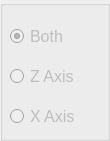
          <widget class="QGroupBox" name="groupBox_3">
           <property name="title">
            <string/>
           </property>
           <property name="flat">
            <bool>true</bool>
           </property>
           <widget class="QRadioButton" name="rbtn_zoom_both">
            <property name="enabled">
             <bool>false</bool>
            </property>
            <property name="geometry">
             <rect>
              <x>10</x>
              <y>20</y>
              <width>82</width>
              <height>32</height>
             </rect>
            </property>
            <property name="sizePolicy">
             <sizepolicy hsizetype="Minimum" vsizetype="Fixed">
              <horstretch>0</horstretch>
              <verstretch>0</verstretch>
             </sizepolicy>
            </property>
            <property name="font">
             <font>
              <family>Segoe UI</family>
              <pointsize>12</pointsize>
             </font>
            </property>
            <property name="cursor">
             <cursorShape>PointingHandCursor</cursorShape>
            </property>
            <property name="text">
             <string>Both</string>
            </property>
            <property name="checked">
             <bool>true</bool>
            </property>
           </widget>
           <widget class="QRadioButton" name="rbtn_zoom_zaxis">
            <property name="enabled">
             <bool>false</bool>
            </property>
            <property name="geometry">
             <rect>
              <x>10</x>
              <y>60</y>
              <width>91</width>
              <height>32</height>
             </rect>
            </property>
            <property name="sizePolicy">
             <sizepolicy hsizetype="Minimum" vsizetype="Fixed">
              <horstretch>0</horstretch>
              <verstretch>0</verstretch>
             </sizepolicy>
            </property>
            <property name="font">
             <font>
              <family>Segoe UI</family>
              <pointsize>12</pointsize>
             </font>
            </property>
            <property name="cursor">
             <cursorShape>PointingHandCursor</cursorShape>
            </property>
            <property name="text">
             <string>Z Axis</string>
            </property>
            <property name="checked">
             <bool>false</bool>
            </property>
           </widget>
           <widget class="QRadioButton" name="rbtn_zoom_xaxis">
            <property name="enabled">
             <bool>false</bool>
            </property>
            <property name="geometry">
             <rect>
              <x>10</x>
              <y>100</y>
              <width>81</width>
              <height>32</height>
             </rect>
            </property>
            <property name="sizePolicy">
             <sizepolicy hsizetype="Minimum" vsizetype="Fixed">
              <horstretch>0</horstretch>
              <verstretch>0</verstretch>
             </sizepolicy>
            </property>
            <property name="font">
             <font>
              <family>Segoe UI</family>
              <pointsize>12</pointsize>
             </font>
            </property>
            <property name="cursor">
             <cursorShape>PointingHandCursor</cursorShape>
            </property>
            <property name="text">
             <string>X Axis</string>
            </property>
            <property name="checked">
             <bool>false</bool>
            </property>
           </widget>
          </widget>
